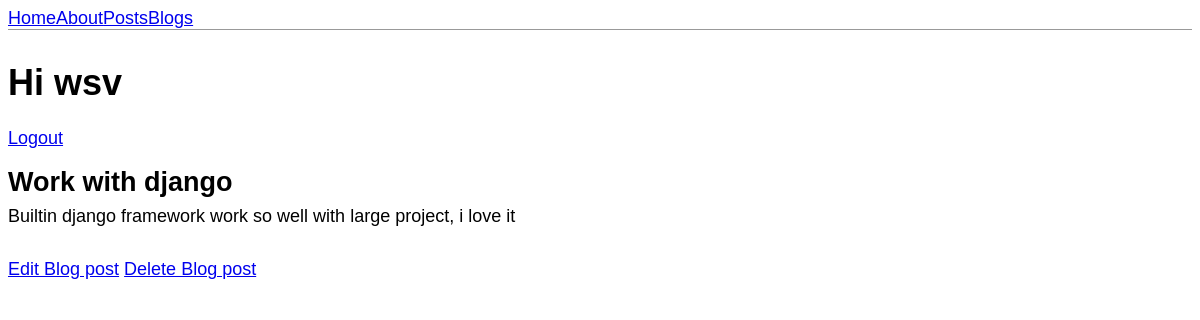
/blogs/post/2/ (signed in), run on the app's committed database.
### blogs/models.py (models this page shows, shortened)
class PostBlog(models.Model):
    title = models.CharField(max_length=200)
    author = models.ForeignKey("auth.User", on_delete=models.CASCADE)
    body = models.TextField()

### blogs/views.py (the view)
# urls.py: path("post/<int:pk>/", BlogDetailView.as_view(), name="post_detail"),
class BlogDetailView(DetailView):
    model = PostBlog
    template_name = "post_detail.html"

### templates/post_detail.html
{% extends 'base.html' %}
{% block content %}
  <div class="post-entry">
    <h2>{{ object.title }}</h2>
    <p>{{ object.body }}</p>
  </div>
  <a href="{% url 'post_edit' object.pk %}">Edit Blog post</a>
  <a href="{% url 'post_delete' object.pk %}">Delete Blog post</a>
{% endblock %}

### templates/base.html (shortened to what this page needs)
{% load static %}
<html>
  <head>
    <link rel="stylesheet" href="{% static 'css/base.css' %}" />
  </head>
</html>
{% if user.is_authenticated %}
  <header>
    <a href="{% url 'home' %}">Home</a>
    <a href="{% url 'about' %}">About</a>
    <a href="{% url 'posts' %}">Posts</a>
    <a href="{% url 'blogs' %}">Blogs</a>
  </header>
  <h1>Hi {{ user.username }}</h1>
  <p>
    <a href="{% url 'logout' %}">Logout</a>
  </p>
  {% block content %}
  {% endblock %}
{% else %}
  <p>Your are not logged in</p>
  <a href="{% url 'login' %}">Login</a> |
  <a href="{% url 'signup' %}">Sign up</a>
{% endif %}

### static/css/base.css (style rules this page uses)
header { border-bottom: 1px solid #999; margin-bottom: 2rem; display: flex; }
.post-entry { margin-bottom: 2rem; }
.post-entry h2 { margin: 0.5rem 0; }
.post-entry p { margin: 0; font-weight: 400; }

### data on the page
PostBlog: title "Work with django", body "Builtin django framework work so well with large project, i love it"

### other printed values
{{ user.username }} "wsv"
